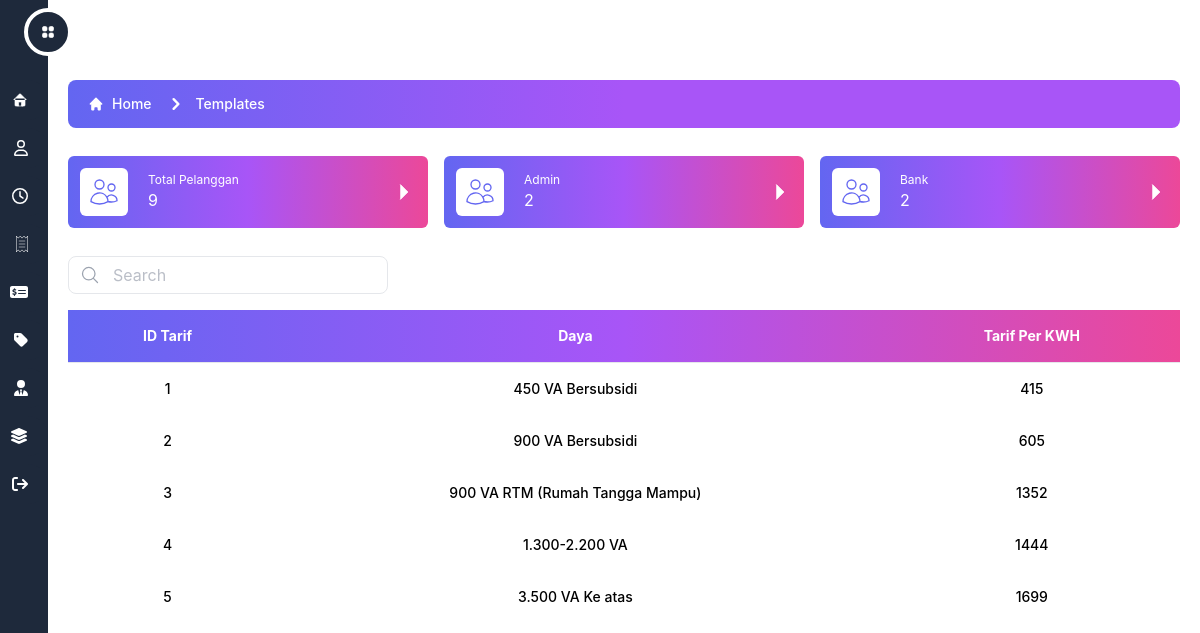
Screenshot of /src/admin/tarif/tarif.php with the database file from the repository.
### tables this page shows
CREATE TABLE `tarif` (
  `id_tarif` int(11) NOT NULL,
  `daya` varchar(50) NOT NULL,
  `tarifperkwh` int(11) NOT NULL
);

### src/admin/tarif/tarif.php (the view, shortened to what this page needs)
<!DOCTYPE html>
<html lang="en">
<head>
    <link rel="stylesheet" href="https://cdn.jsdelivr.net/npm/tw-elements/dist/css/tw-elements.min.css" />
    <script src="https://cdn.tailwindcss.com/3.3.0"></script>
</head>
<body>
<body class = "body bg-white dark:bg-[#0F172A]">
    <div class = "fixed w-full z-30 flex bg-white dark:bg-[#0F172A] p-2 items-center justify-center h-16 px-10">
        <div class = "grow h-full flex items-center justify-center"></div>
        <div class = "flex-none h-full text-center flex items-center justify-center">
        </div>
    </div>
    <aside class = "w-60 -translate-x-48 fixed transition transform ease-in-out duration-1000 z-50 flex h-screen bg-[#1E293B] ">
        <div onclick="openNav()" class = "-right-6 transition transform ease-in-out duration-500 flex border-4 border-white dark:border-[#0F172A] bg-[#1E293B] dark:hover:bg-blue-500 hover:bg-purple-500 absolute top-2 p-3 rounded-full text-white hover:rotate-45">
        </div>
        <div class= "mini mt-20 flex flex-col space-y-2 w-full h-[calc(100vh)]">
            <div class= "hover:ml-4 justify-end pr-5 text-white hover:text-purple-500 dark:hover:text-blue-500 w-full bg-[#1E293B] p-3 rounded-full transform ease-in-out duration-300 flex">
            </div>
            <div class= "hover:ml-4 justify-end pr-5 text-white hover:text-purple-500 dark:hover:text-blue-500 w-full bg-[#1E293B] p-3 rounded-full transform ease-in-out duration-300 flex">
                <a href="/ukk/src/admin/pelanggan/pelanggan.php" class="href">
                </a>
            </div>
            <div class= "hover:ml-4 justify-end pr-5 text-white hover:text-purple-500 dark:hover:text-blue-500 w-full bg-[#1E293B] p-3 rounded-full transform ease-in-out duration-300 flex">
                <a href="/ukk/src/admin/penggunaan/penggunaan.php" class="href">
                </a>
            </div>
            <div class= "hover:ml-4 justify-end pr-5 text-white hover:text-purple-500 dark:hover:text-blue-500 w-full bg-[#1E293B] p-3 rounded-full transform ease-in-out duration-300 flex">
                <a href="/ukk/src/admin/tagihan/tagihan.php" class="href">
                </a>
            </div>
            <div class= "hover:ml-4 justify-end pr-5 text-white hover:text-purple-500 dark:hover:text-blue-500 w-full bg-[#1E293B] p-3 rounded-full transform ease-in-out duration-300 flex">
                <a href="/ukk/src/admin/pembayaran/pembayaran.php" class="href">
                </a>
            </div>
            <div class= "hover:ml-4 justify-end pr-5 text-white hover:text-purple-500 dark:hover:text-blue-500 w-full bg-[#1E293B] p-3 rounded-full transform ease-in-out duration-300 flex">
                <a href="/ukk/src/admin/tarif/tarif.php" class="href">
                </a>
            </div>
            <div class= "hover:ml-4 justify-end pr-5 text-white hover:text-purple-500 dark:hover:text-blue-500 w-full bg-[#1E293B] p-3 rounded-full transform ease-in-out duration-300 flex">
                <a href="/ukk/src/admin/admin/admin.php" class="href">
                </a>
            </div>
            <div class= "hover:ml-4 justify-end pr-5 text-white hover:text-purple-500 dark:hover:text-blue-500 w-full bg-[#1E293B] p-3 rounded-full transform ease-in-out duration-300 flex">
                <a href="/ukk/src/admin/level/level.php" class="href">
                </a>
            </div>
            <div class= "hover:ml-4 justify-end pr-5 text-white hover:text-purple-500 dark:hover:text-blue-500 w-full bg-[#1E293B] p-3 rounded-full transform ease-in-out duration-300 flex">
            <a href="/ukk/login.php" class="href">
            </a>
            </div>
        </div>
    </aside>
    <div class = "content ml-12 transform ease-in-out duration-500 pt-20 px-2 md:px-5 pb-4 min-h-screen">
        <nav class = "flex px-5 py-3  rounded-lg bg-gradient-to-r dark:from-cyan-500 dark:to-blue-500 from-indigo-500 via-purple-500 to-purple-500 dark:text-white " aria-label="Breadcrumb">
            <ol class = "inline-flex items-center space-x-1 md:space-x-3">
                <li class = "inline-flex items-center">
                    <a href="#" class = "inline-flex items-center text-sm font-medium text-white hover:text-gray-900 dark:text-white dark:hover:text-black">
                        <svg class = "w-4 h-4 mr-2" fill="currentColor" viewBox="0 0 20 20" xmlns="http://www.w3.org/2000/svg"><path d="M10.707 2.293a1 1 0 00-1.414 0l-7 7a1 1 0 001.414 1.414L4 10.414V17a1 1 0 001 1h2a1 1 0 001-1v-2a1 1 0 011-1h2a1 1 0 011 1v2a1 1 0 001 1h2a1 1 0 001-1v-6.586l.293.293a1 1 0 001.414-1.414l-7-7z"></path></svg>
                        Home
                    </a>
                </li>
                <li>
                    <div class = "flex items-center">
                        <svg class = "w-6 h-6 text-black" fill="currentColor" viewBox="0 0 20 20" xmlns="http://www.w3.org/2000/svg"><path fillRule="evenodd" d="M7.293 14.707a1 1 0 010-1.414L10.586 10 7.293 6.707a1 1 0 011.414-1.414l4 4a1 1 0 010 1.414l-4 4a1 1 0 01-1.414 0z" clipRule="evenodd"></path></svg>
                        <a href="#" class = "ml-1 text-sm font-medium text-white hover:text-gray-900 md:ml-2 dark:text-white dark:hover:text-black">Templates</a>
                    </div>
                </li>
            </ol>
        </nav>
        <div class = "flex flex-wrap my-5 -mx-2">
            <div class = "w-full lg:w-1/3 p-2">
                <div class = "flex items-center flex-row w-full bg-gradient-to-r dark:from-cyan-500 dark:to-blue-500 from-indigo-500 via-purple-500 to-pink-500 rounded-md p-3">
                    <div class = "flex text-indigo-500 dark:text-white items-center bg-white dark:bg-[#0F172A] p-2 rounded-md flex-none w-8 h-8 md:w-12 md:h-12 ">
                    </div>
                    <div class = "flex flex-col justify-around flex-grow ml-5 text-white">
                        <div class = "text-xs whitespace-nowrap">
                            Total Pelanggan
                        </div>
                        <div class = "">
                            <?php
                            include 'D:\xampp4\htdocs\backup\connection.php';
                            $sql = "SELECT COUNT(id_pelanggan) as id_pelanggan FROM pelanggan";
                            $result = $koneksi->query($sql);
                            if ($result) {
                                $row = $result->fetch_assoc();
                                $count = $row['id_pelanggan'];
                                echo ''. $count;
                            } else {
                                echo "Error: " . $sql . "<br>" . $conn->error;
                            }
                            ?>
                        </div>
                    </div>
                    <div class = " flex items-center flex-none text-white">
                        <svg xmlns="http://www.w3.org/2000/svg" fill="none" viewBox="0 0 24 24" strokeWidth={1.5} stroke="currentColor" class = "w-6 h-6">
                            <path strokeLinecap="round" strokeLinejoin="round" d="M8.25 4.5l7.5 7.5-7.5 7.5" />
                        </svg>
                    </div>
                </div>
            </div>
            <div class = "w-full md:w-1/2 lg:w-1/3 p-2 ">
                <div class = "flex items-center flex-row w-full bg-gradient-to-r dark:from-cyan-500 dark:to-blue-500 from-indigo-500 via-purple-500 to-pink-500 rounded-md p-3">
                    <div class = "flex text-indigo-500 dark:text-white items-center bg-white dark:bg-[#0F172A] p-2 rounded-md flex-none w-8 h-8 md:w-12 md:h-12 ">
                    </div>
                    <div class = "flex flex-col justify-around flex-grow ml-5 text-white">
                        <div class = "text-xs whitespace-nowrap">
                            Admin
                        </div>
                        <div class = "">
                            <?php
                            include 'D:\xampp5\htdocs\ukk\connection.php';
                            $sql = "SELECT COUNT(id_admin) as id_admin FROM admin where id_level=2";
                            $result = $koneksi->query($sql);
                            if ($result) {
                                $row = $result->fetch_assoc();
                                $count = $row['id_admin'];
                                echo ''. $count;
                            } else {
                                echo "Error: " . $sql . "<br>" . $conn->error;
                            }
                            ?>
                        </div>
                    </div>
                    <div class = " flex items-center flex-none text-white">
                        <svg xmlns="http://www.w3.org/2000/svg" fill="none" viewBox="0 0 24 24" strokeWidth={1.5} stroke="currentColor" class = "w-6 h-6">
                            <path strokeLinecap="round" strokeLinejoin="round" d="M8.25 4.5l7.5 7.5-7.5 7.5" />
                        </svg>
                    </div>
                </div>
            </div>
            <div class = "w-full md:w-1/2 lg:w-1/3 p-2">
                <div class = "flex items-center flex-row w-full bg-gradient-to-r dark:from-cyan-500 dark:to-blue-500 from-indigo-500 via-purple-500 to-pink-500 rounded-md p-3">
                    <div class = "flex text-indigo-500 dark:text-white items-center bg-white dark:bg-[#0F172A] p-2 rounded-md flex-none w-8 h-8 md:w-12 md:h-12 ">
                    </div>
                    <div class = "flex flex-col justify-around flex-grow ml-5 text-white">
                        <div class = "text-xs whitespace-nowrap">
                            Bank
                        </div>
                        <div class = "">
                            <?php
                            include 'D:\xampp5\htdocs\ukk\connection.php';
                            $sql = "SELECT COUNT(id_admin) as id_admin FROM admin where id_level=1";
                            $result = $koneksi->query($sql);
                            if ($result) {
                                $row = $result->fetch_assoc();
                                $count = $row['id_admin'];
                                echo ''. $count;
                            } else {
                                echo "Error: " . $sql . "<br>" . $conn->error;
                            }
                            ?>
                        </div>
                    </div>
                    <div class = " flex items-center flex-none text-white">
                        <svg xmlns="http://www.w3.org/2000/svg" fill="none" viewBox="0 0 24 24" strokeWidth={1.5} stroke="currentColor" class = "w-6 h-6">
                            <path strokeLinecap="round" strokeLinejoin="round" d="M8.25 4.5l7.5 7.5-7.5 7.5" />
                        </svg>
                    </div>
                </div>
            </div>
        </div>
        <div class="relative flex items-center mt-4 md:mt-0 mb-4">
            <span class="absolute">
            </span>
            <form id="search-form" action="tarif.php" method="GET">
            <input type="text" id="searchquery" name="searchquery"placeholder="Search" class="block w-full py-1.5 pr-5 text-black bg-white border border-gray-200 rounded-lg md:w-80 placeholder-gray-400/70 pl-11 rtl:pr-11 rtl:pl-5 dark:bg-white dark:text-black dark:border-gray-600 focus:border-blue-400 dark:focus:border-blue-300 focus:ring-blue-300 focus:outline-none focus:ring focus:ring-opacity-40">
            </form>
        </div>
        <table class="min-w-full text-left text-sm overflow-y-scroll font-medium">
          <thead class="border-b font-medium dark:border-neutral-500 dark:text-black">
            <tr class="bg-black text-white bg-gradient-to-r from-indigo-500 via-purple-500 to-pink-500 dark:from-cyan-500 dark:to-blue-500 dark:text-black">
              <th scope="col" class="px-6 py-4 text-center ">ID Tarif</th>
              <th scope="col" class="px-6 py-4 text-center ">Daya</th>
              <th scope="col" class="px-6 py-4 text-center ">Tarif Per KWH</th>
            </tr>
          </thead>
          <?php
          include 'D:\xampp5\htdocs\ukk\connection.php';
          if (isset($_GET['searchquery'])) {
            $search = $_GET['searchquery'];
            $sql = mysqli_query($koneksi, "SELECT * FROM tarif WHERE id_tarif like '%" . $search . "%'");
        } else {
            $sql = mysqli_query($koneksi, "SELECT * FROM tarif ORDER BY id_tarif");
        }
        while ($data = mysqli_fetch_Array($sql)) {
            echo "<tr class='hover:bg-gradient-to-r from-indigo-500 via-purple-500 to-pink-500 hover:text-white dark:hover:bg-gradient-to-r dark:hover:from-cyan-500 dark:hover:to-blue-500'>";
                echo "<td class='px-6 py-4 text-center'>" . $data["id_tarif"] . "</td>";
                echo "<td class='px-6 py-4 text-center'>" . $data["daya"] . "</td>";
                echo "<td class='px-6 py-4 text-center'>" . $data["tarifperkwh"] . "</td>";
                echo "</tr>";
        }
        ?>
      </table>
    </div>
</body>
</html>

### src/admin/tarif/tarif.php (style rules this page uses)
svg { fill:#ffffff }

### rows the page displays
tarif: id_tarif "1", daya "450 VA Bersubsidi", tarifperkwh "415"
tarif: id_tarif "2", daya "900 VA Bersubsidi", tarifperkwh "605"
tarif: id_tarif "3", daya "900 VA RTM (Rumah Tangga Mampu)", tarifperkwh "1352"
tarif: id_tarif "4", daya "1.300-2.200 VA", tarifperkwh "1444"
tarif: id_tarif "5", daya "3.500 VA Ke atas", tarifperkwh "1699"

### other values shown
$count "9"
$count "2"
